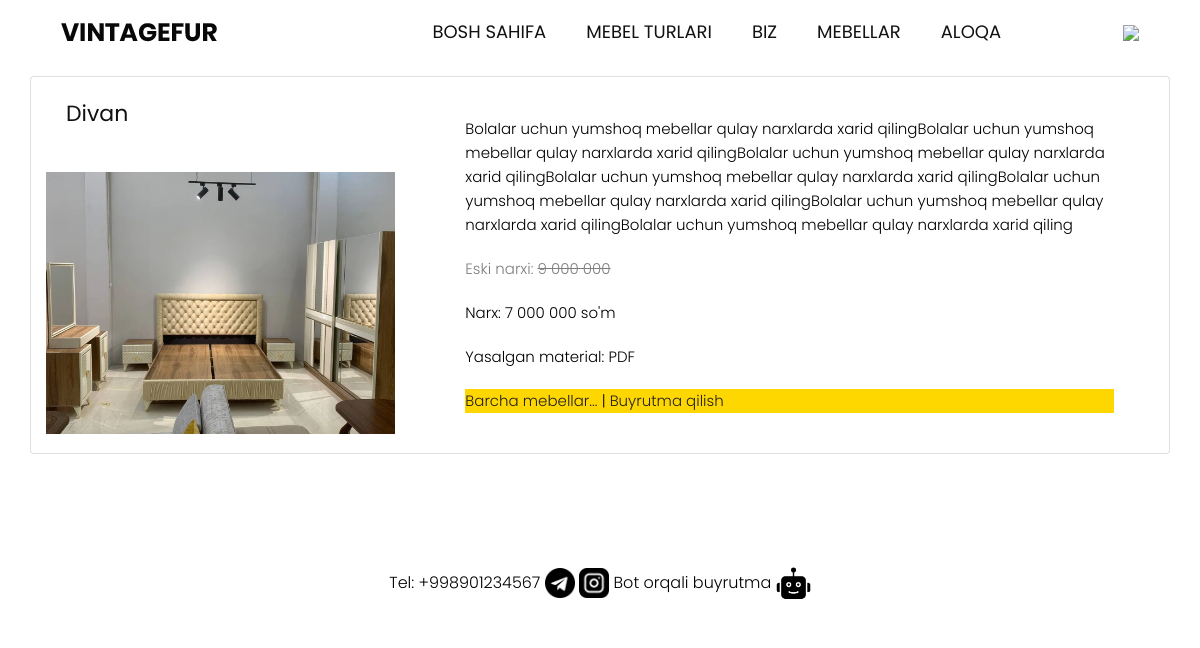
Page /detail/1/ on the committed database.
### newsapp/models.py (models this page shows, shortened)
class Mebel(models.Model):
    title = models.CharField(max_length=350, verbose_name='Mebel nomi')
    summary = models.CharField(max_length=450, blank=True, null=True, verbose_name='Mebel haqida qisqacha ta\'rif')
    body = RichTextField(verbose_name='Mebel haqida batafsil ma\'lumot')
    categoty = models.ForeignKey(Category, default=1, on_delete=models.CASCADE, verbose_name='Mebel turini tanlang')
    image = models.ImageField(upload_to='image/', blank=True, null=True, verbose_name='Mebel rasmi')
    material = models.CharField(max_length=200, blank=True, null=True, verbose_name='Mebelda ishlatilgan material')
    price = models.CharField(max_length=50, verbose_name='Mebelni sotilish narxi')
    rek_price = models.CharField(max_length=50, blank=True, null=True, verbose_name='Mebel reklama narxi')

### newsapp/views.py (the view)
# urls.py: path('detail/<int:pk>/', DetailPageView.as_view(), name='detail_product'),
class DetailPageView(DetailView):
    model = Mebel
    template_name = 'detail_product.html'

### templates/detail_product.html
{% extends 'base.html' %}
{% block content %}
<br><br><br>
    <div class="card mb-3 container" style="max-width: auto;">
      <div class="row g-0">
        <div class="col-md-4">
          <div class="card-body">
            <h2 class="card-title">{{ mebel.title }}</h2>
          </div>
          {% if mebel.image %}
            <img src="{{ mebel.image.url }}" class="img-fluid rounded-start" alt="rasm">
          {% endif %}
        </div>
        <div class="col-md-8">
          <div class="card-body" style="color: black;">
            <p class="card-text" >{{ mebel.body|safe }}</p>
            {% if mebel.rek_price %}
            <p class="card-text" style="opacity: 0.5;">Eski narxi: <strike>{{ mebel.rek_price }}</strike></p>
            {% endif %}
            <p class="card-text">Narx: {{ mebel.price }} so'm</p>
            {% if mebel.material %}
            <p class="card-text">Yasalgan material: {{ mebel.material }}</p>
            {% endif %}
            <p style="background-color: gold;">
              <a href="{% url 'shop' %}">Barcha mebellar...</a> |
              <a href="{% url 'buy' mebel.pk %}">Buyrutma qilish</a>
            </p>
          </div>
        </div>
      </div>
    </div>
    <br><br><br>
{% endblock content %}

### static/css/style.css (style rules this page uses)
* { box-sizing: border-box !important; transition: ease all 0.5s; }
html { scroll-behavior: smooth; }
body { color: #666666; font-size: 14px; font-family:Poppins; line-height: 1.80857; font-weight: normal; overflow-x: hidden; }
a { color: #1f1f1f; text-decoration: none !important; outline: none !important; -webkit-transition: all .3s ease-in-out; -moz-transition: all .3s ease-in-out; -ms-transition: all .3s ease-in-out; -o-transition: all .3s ease-in-out; transition: all .3s ease-in-out; }
h1, h2, h3, h4, h5, h6 { letter-spacing: 0; font-weight: normal; position: relative; padding: 0 0 10px 0; font-weight: normal; line-height: normal; color: #111111; margin: 0 }
h2 { font-size: 22px }
*, *::after, *::before { -webkit-box-sizing: border-box; -moz-box-sizing: border-box; box-sizing: border-box; }
p { margin: 20px; font-weight: 300; font-size: 15px; line-height: 24px; }
a { color: #222222; text-decoration: none; outline: none !important; }
a, .btn { text-decoration: none !important; outline: none !important; -webkit-transition: all .3s ease-in-out; -moz-transition: all .3s ease-in-out; -ms-transition: all .3s ease-in-out; -o-transition: all .3s ease-in-out; transition: all .3s ease-in-out; }
img { max-width: 100%; height: auto; }

### rows in the picture
Mebel: title "Divan", image (picture), body "Bolalar uchun yumshoq mebellar qulay narxlarda xarid qilingBolalar uchun yumshoq mebellar qulay narxlarda xarid qilingBolalar uchun yumshoq mebellar qulay narxlarda xarid qilingBolalar uchun yumshoq mebellar qulay narxlarda xarid qilingBolalar uchun yumshoq mebellar qulay narxlarda xarid qilingBolalar uchun yumshoq mebellar qulay narxlarda xarid qilingBolalar uchun yumshoq mebellar qulay narxlarda xarid qiling", rek_price "9 000 000", price "7 000 000", material "PDF"
